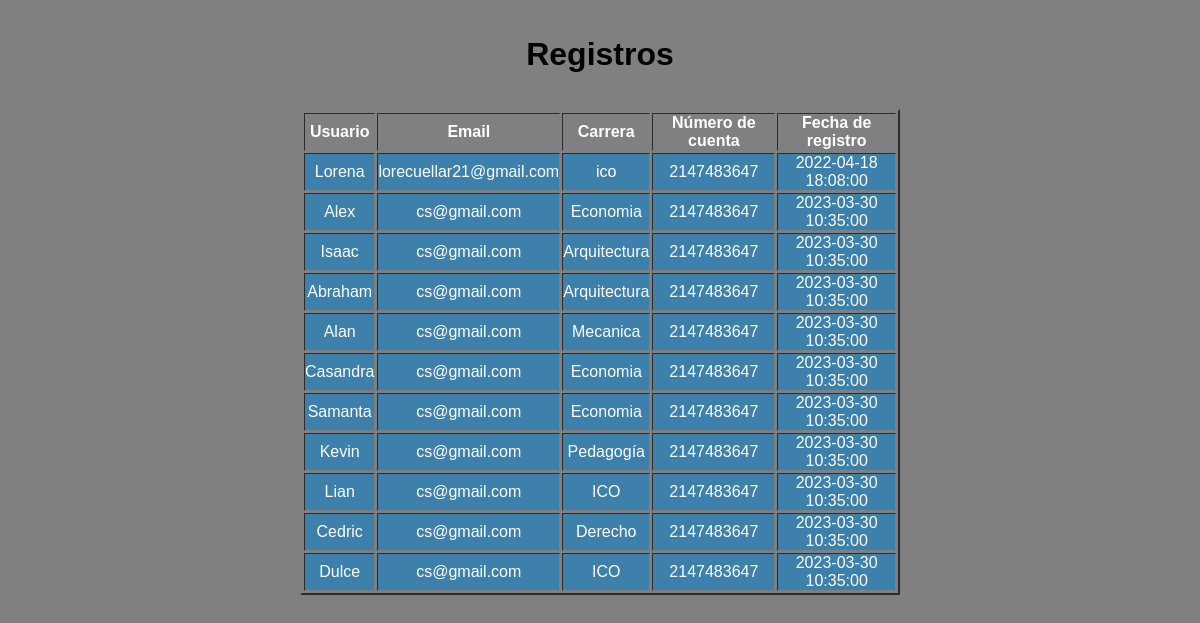
The page / on the database its author committed.
### tables this page shows
CREATE TABLE `persona`(
`numero` int(11) not null,
`nombre_usuario` text not null,
`carrera`  text not null,
`no_cuenta` int(10) not null,
`direccion` text not null,
`telefono` varchar(10) not null,
`email` text not null,
`password` varchar (8) not null,
`fecha_registro`  datetime not null default current_timestamp,
`permisos` int(11) not null default  '2'
 );

### consulta.php (the view)
<?php
include "conexion.php";
$consulta_sql="SELECT * FROM persona";
 $resultado=$conexion->query($consulta_sql);
 $count=mysqli_num_rows($resultado);
?>
<table border="2px">
    <tr>
        <th>Usuario</th>
        <th>Email</th>
        <th>Carrera</th>
        <th>Número de cuenta</th>
        <th>Fecha de registro</th>
    </tr>
 <?php
    if ($count>0){
     while($row=mysqli_fetch_assoc($resultado) ){
        echo "<tr>";
        echo "<td>".$row['nombre_usuario']."</td>";
        echo "<td>".$row['email']."</td>";
        echo "<td>".$row['carrera']."</td>";
        echo "<td>".$row['no_cuenta']."</td>";
        echo "<td>".$row['fecha_registro']."</td>";
        echo "</tr>";
    }
    }else{
        echo "<h1>Sin registro</h1>";
    }
?>
</table>

### index.php (shortened to what this page needs)
<!DOCTYPE html>
<html lang="es">
<head>
    <link rel="stylesheet" href="style.css">
</head>
<body>
    <h1>Registros</h1>
    <div class="contenedor">
        <?php
        include("consulta.php");
        ?>
    </div>
</body>
</html>

### style.css (style rules this page uses)
* { margin: 0; padding: 0; text-align: center; background-color: grey; }
h1 { margin: 3%; font-family: Verdana, Geneva, Tahoma, sans-serif; color: blue (0, 255, 179); }
.contenedor table { margin: auto; font-family: Arial, Helvetica, sans-serif; width: 50%; text-align: center; }
table th { background-color: G; color: white; }
table td { background-color: rgb(61, 128, 171); color: white; }

### rows shown on the page
persona: nombre_usuario "Lorena", email "lorecuellar21@gmail.com", carrera "ico", no_cuenta "2147483647", fecha_registro "2022-04-18 18:08:00"
persona: nombre_usuario "Alex", email "cs@gmail.com", carrera "Economia", no_cuenta "2147483647", fecha_registro "2023-03-30 10:35:00"
persona: nombre_usuario "Isaac", email "cs@gmail.com", carrera "Arquitectura", no_cuenta "2147483647", fecha_registro "2023-03-30 10:35:00"
persona: nombre_usuario "Abraham", email "cs@gmail.com", carrera "Arquitectura", no_cuenta "2147483647", fecha_registro "2023-03-30 10:35:00"
persona: nombre_usuario "Alan", email "cs@gmail.com", carrera "Mecanica", no_cuenta "2147483647", fecha_registro "2023-03-30 10:35:00"
persona: nombre_usuario "Casandra", email "cs@gmail.com", carrera "Economia", no_cuenta "2147483647", fecha_registro "2023-03-30 10:35:00"
persona: nombre_usuario "Samanta", email "cs@gmail.com", carrera "Economia", no_cuenta "2147483647", fecha_registro "2023-03-30 10:35:00"
persona: nombre_usuario "Kevin", email "cs@gmail.com", carrera "Pedagogía", no_cuenta "2147483647", fecha_registro "2023-03-30 10:35:00"
persona: nombre_usuario "Lian", email "cs@gmail.com", carrera "ICO", no_cuenta "2147483647", fecha_registro "2023-03-30 10:35:00"
persona: nombre_usuario "Cedric", email "cs@gmail.com", carrera "Derecho", no_cuenta "2147483647", fecha_registro "2023-03-30 10:35:00"
persona: nombre_usuario "Dulce", email "cs@gmail.com", carrera "ICO", no_cuenta "2147483647", fecha_registro "2023-03-30 10:35:00"
